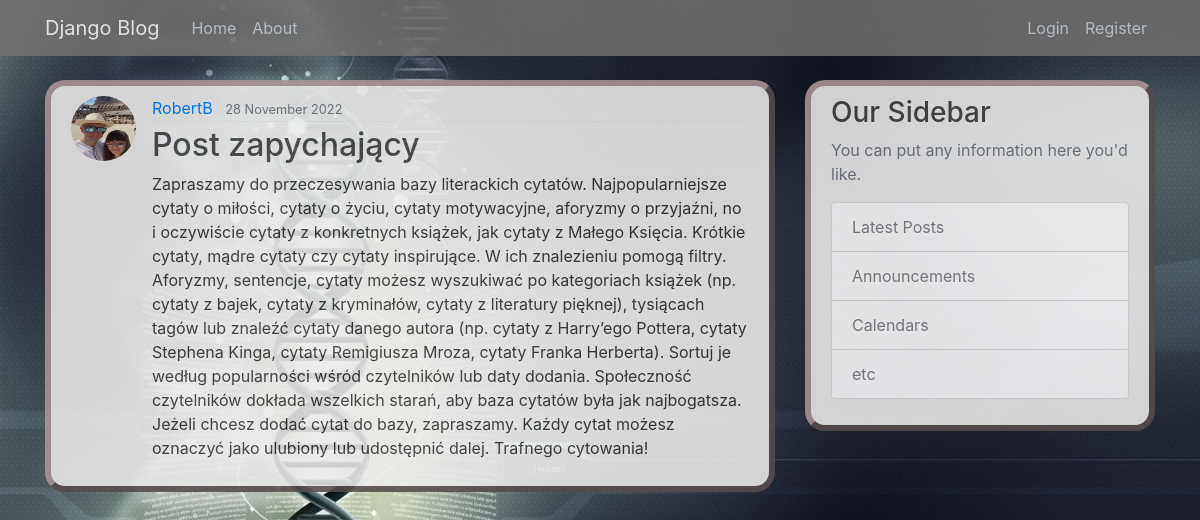
/post/37, run on an earlier commit of the app's database.
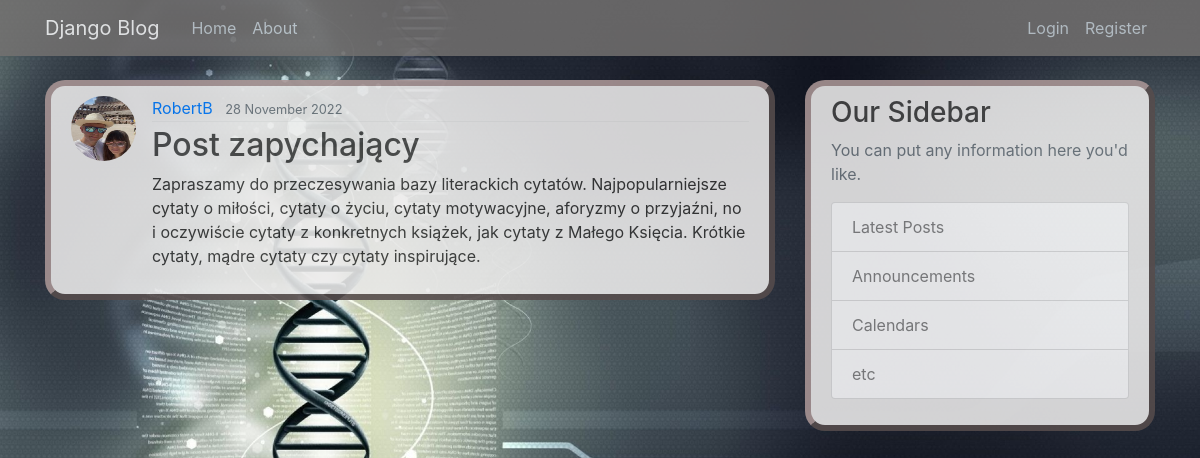
And on a later commit of the database.
### blog/models.py (models this page shows, shortened)
class Post(models.Model):
    title = models.CharField(max_length=100)
    content = models.TextField()
    date_posted = models.DateTimeField(default=timezone.now)
    author = models.ForeignKey(User, on_delete=models.CASCADE)

### users/models.py (models this page shows, shortened)
class Profile(models.Model):
    user = models.OneToOneField(User, on_delete=models.CASCADE)
    image = models.ImageField(default='default.jpg', upload_to='profile_pics')

### blog/views.py (the view)
# urls.py: path('post/<int:pk>', views.PostDetailView.as_view(), name='post-detail'),
class PostDetailView(DetailView):                             # Zachowane domyślne nazwy (w tamplacie nazwa zmiennej object)
    model = Post

### blog/templates/blog/post_detail.html (shortened to what this page needs)
{% extends "blog/base.html" %}
{% block content %}
         <article class="media content-section">
          <img class="rounded-circle article-img" src="{{ object.author.profile.image.url }}">
             <div class="media-body">
               <div class="article-metadata">
                 <a class="mr-2" href="#">{{ object.author }}</a>
                 <small class="text-muted">{{ object.date_posted|date:"d F Y" }}</small>
               </div>
               <h2 class="article-title">{{ object.title }}</h2>
               <p class="article-content">{{ object.content }}</p>
             </div>
           </article>
{% endblock content %}

What changed in the data, as far as the page shows it:
changed Post "Post zapychający": content "…cytaty czy cytaty inspirujące. W ich znalezieniu pomogą filtry. Aforyzmy, sentencje, cytaty możesz wyszukiwać po kategoriach książek (np. cytaty z bajek, cytaty z kryminałów, cytaty z literatury pięknej), tysiącach tagów lub znaleźć cytaty danego autora (np. cytaty z Harry’ego Pottera, cytaty Stephena Kinga, cytaty Remigiusza Mroza, cytaty Franka Herberta). Sortuj je według popularności wśród czytelników lub daty dodania. Społeczność czytelników dokłada wszelkich starań, aby baza cytatów była jak najbogatsza. Jeżeli chcesz dodać cytat do bazy, zapraszamy. Każdy cytat możesz oznaczyć jako ulubiony lub udostępnić dalej. Trafnego cytowania!" → "…cytaty czy cytaty inspirujące."
